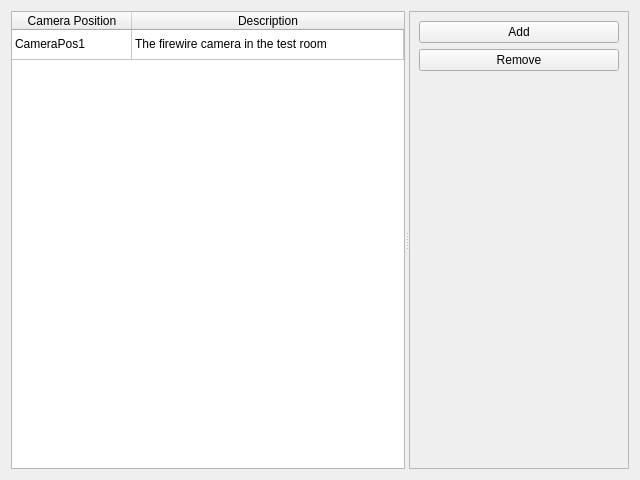
<?xml version="1.0" encoding="UTF-8"?>
<ui version="4.0">
 <class>SetUpRoomWidget</class>
 <widget class="QWidget" name="SetUpRoomWidget">
  <property name="geometry">
   <rect>
    <x>0</x>
    <y>0</y>
    <width>640</width>
    <height>480</height>
   </rect>
  </property>
  <property name="windowTitle">
   <string>Form</string>
  </property>
  <layout class="QHBoxLayout" name="horizontalLayout">
   <item>
    <widget class="QSplitter" name="splitter">
     <property name="orientation">
      <enum>Qt::Horizontal</enum>
     </property>
     <widget class="QTableWidget" name="m_roomLayoutTable">
      <property name="sizePolicy">
       <sizepolicy hsizetype="Expanding" vsizetype="Expanding">
        <horstretch>100</horstretch>
        <verstretch>0</verstretch>
       </sizepolicy>
      </property>
      <property name="editTriggers">
       <set>QAbstractItemView::AnyKeyPressed|QAbstractItemView::DoubleClicked|QAbstractItemView::EditKeyPressed</set>
      </property>
      <property name="selectionMode">
       <enum>QAbstractItemView::SingleSelection</enum>
      </property>
      <property name="selectionBehavior">
       <enum>QAbstractItemView::SelectRows</enum>
      </property>
      <attribute name="horizontalHeaderCascadingSectionResizes">
       <bool>false</bool>
      </attribute>
      <attribute name="horizontalHeaderDefaultSectionSize">
       <number>120</number>
      </attribute>
      <attribute name="horizontalHeaderHighlightSections">
       <bool>true</bool>
      </attribute>
      <attribute name="horizontalHeaderStretchLastSection">
       <bool>true</bool>
      </attribute>
      <attribute name="verticalHeaderVisible">
       <bool>false</bool>
      </attribute>
      <attribute name="verticalHeaderCascadingSectionResizes">
       <bool>false</bool>
      </attribute>
      <attribute name="verticalHeaderHighlightSections">
       <bool>true</bool>
      </attribute>
      <attribute name="verticalHeaderStretchLastSection">
       <bool>false</bool>
      </attribute>
      <row>
       <property name="text">
        <string>New Row</string>
       </property>
      </row>
      <column>
       <property name="text">
        <string>Camera Position</string>
       </property>
      </column>
      <column>
       <property name="text">
        <string>Description</string>
       </property>
      </column>
      <item row="0" column="0">
       <property name="text">
        <string>CameraPos1</string>
       </property>
       <property name="checkState">
        <enum>Unchecked</enum>
       </property>
       <property name="flags">
        <set>ItemIsSelectable|ItemIsDragEnabled|ItemIsEnabled</set>
       </property>
      </item>
      <item row="0" column="1">
       <property name="text">
        <string>The firewire camera in the test room</string>
       </property>
       <property name="flags">
        <set>ItemIsSelectable|ItemIsDragEnabled|ItemIsEnabled</set>
       </property>
      </item>
     </widget>

	 <widget class="QFrame" name="frame">
       <property name="sizePolicy">
        <sizepolicy hsizetype="Preferred" vsizetype="Preferred">
         <horstretch>1</horstretch>
         <verstretch>0</verstretch>
        </sizepolicy>
       </property>
       <property name="minimumSize">
        <size>
         <width>220</width>
         <height>0</height>
        </size>
       </property>
       <property name="frameShape">
        <enum>QFrame::StyledPanel</enum>
       </property>
       <property name="frameShadow">
        <enum>QFrame::Raised</enum>
       </property>
       <layout class="QVBoxLayout" name="verticalLayout">
        <item>
         <widget class="QPushButton" name="m_addBtn">
          <property name="text">
           <string>Add</string>
          </property>
         </widget>
        </item>
        <item>
         <widget class="QPushButton" name="m_removeBtn">
          <property name="text">
           <string>Remove</string>
          </property>
         </widget>
        </item>
        <item>
         <spacer name="verticalSpacer">
          <property name="orientation">
           <enum>Qt::Vertical</enum>
          </property>
          <property name="sizeHint" stdset="0">
           <size>
            <width>20</width>
            <height>40</height>
           </size>
          </property>
         </spacer>
        </item>
       </layout>
      </widget>

    </widget>
   </item>
  </layout>
 </widget>
 <resources/>
 <connections/>
</ui>
